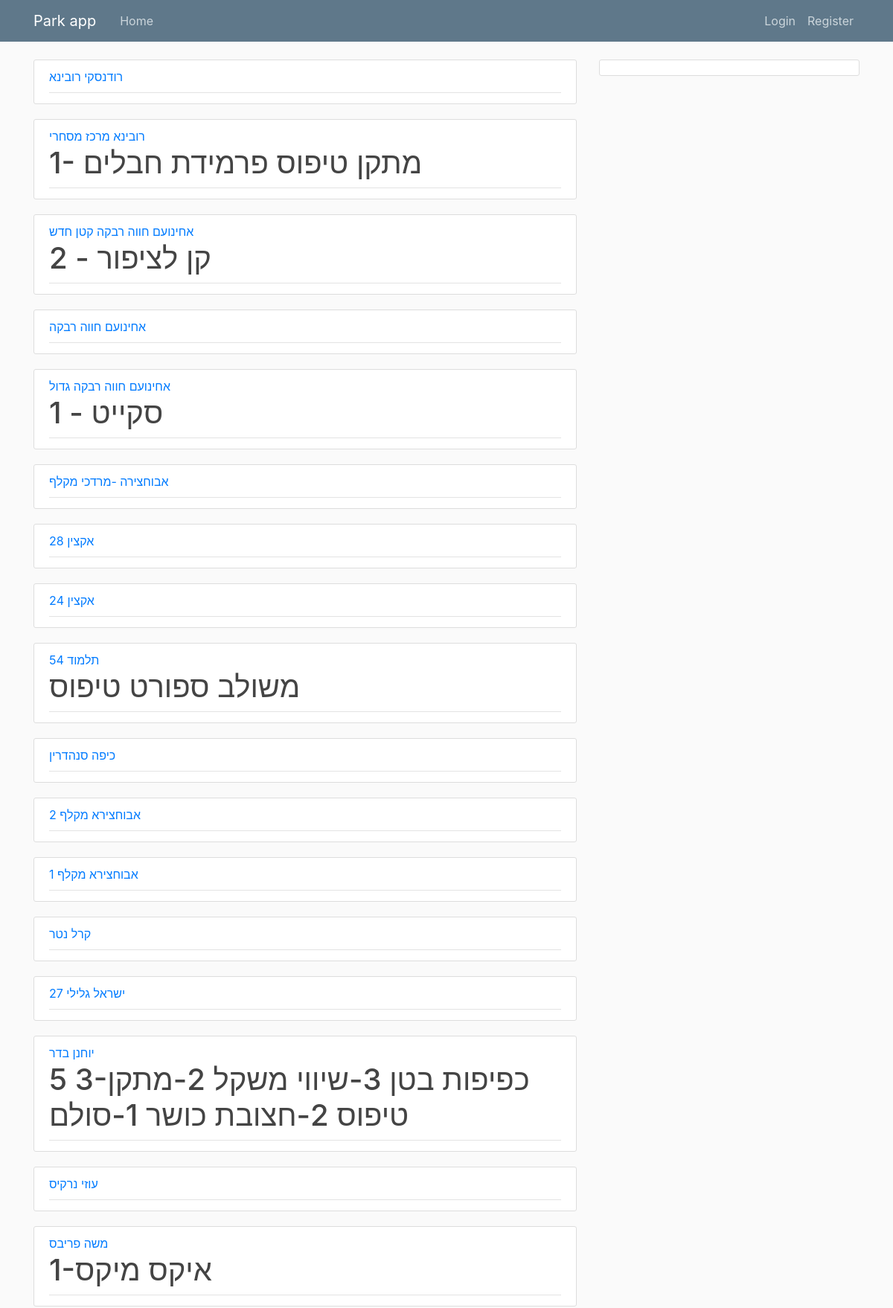
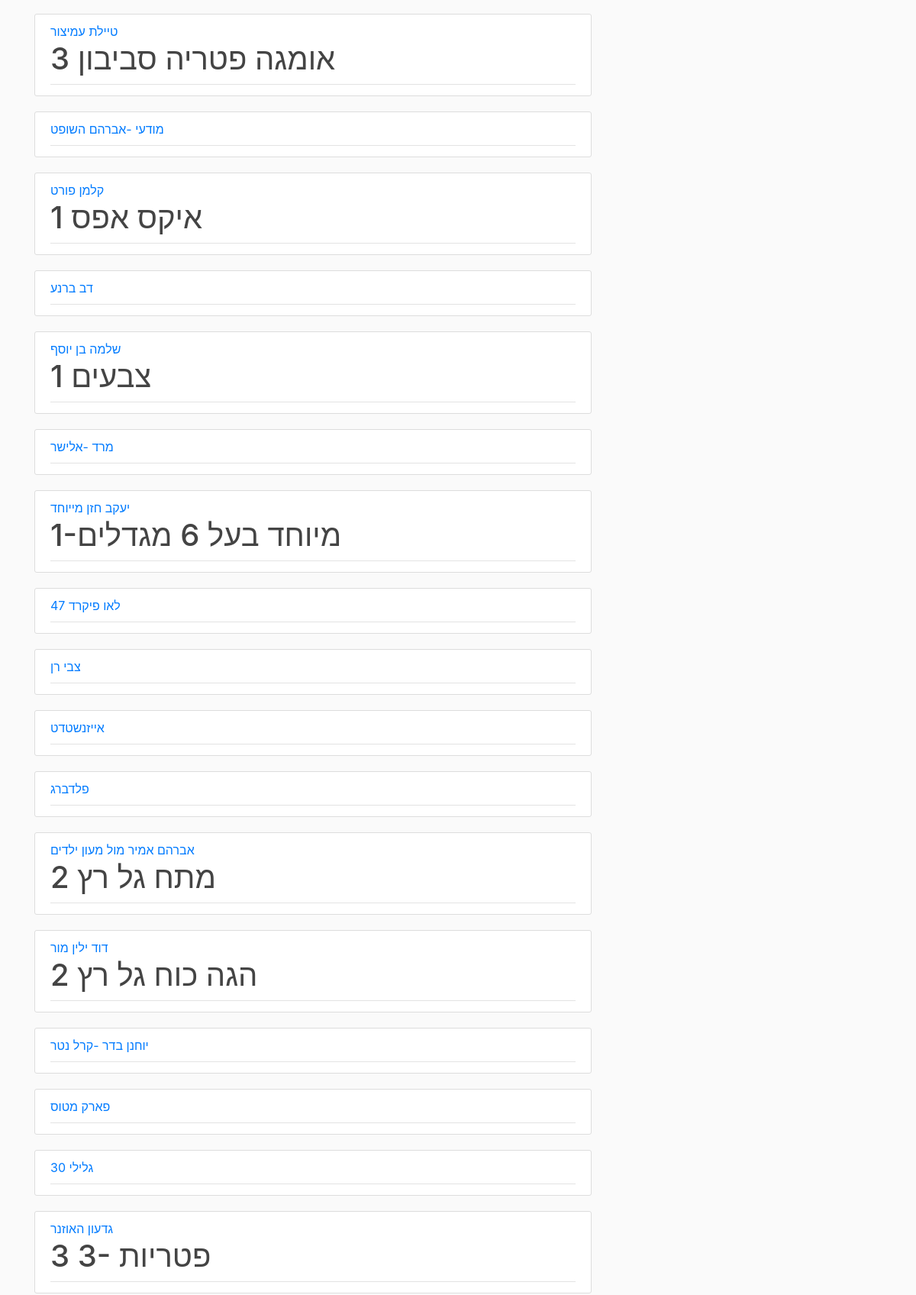
The page / (upper part) on the database its author committed (2 pictures, top to bottom).
### Parkapp/models.py (models this page shows)
class B7data(models.Model):
    Name = models.CharField(max_length=40, blank=True, null=True)
    surface = models.CharField(max_length=40, blank=True, null=True)
    shadowing = models.CharField(max_length=10, blank=True, null=True)
    combined1 = models.IntegerField(default=0)
    combined2 = models.IntegerField(default=0)
    combined3 = models.IntegerField(default=0)
    SpecialCom = models.IntegerField(default=0)
    Swing = models.IntegerField(default=0)
    slid = models.IntegerField(default=0)
    carrousel = models.IntegerField(default=0)
    spring = models.IntegerField(default=0)
    omega = models.IntegerField(default=0)
    roserose = models.IntegerField(default=0)
    other = models.CharField(max_length=40, blank=True, null=True)
    lat = models.FloatField(default=0.00)
    lon = models.FloatField(default=0.00)

### Parkapp/views.py (the view)
# urls.py: path('', views.home, name='home-url'),
def home(request):
    Center=Location(31.267509,34.789512)
    South = Location(31.225185, 34.789512)
    North = Location(31.309833, 34.789512)
    CenterWest = Location(31.267509, 34.842315)
    CenterEast = Location(31.267509,34.738301)
    SouthWest = Location(31.225185,34.842315)
    SouthEast = Location(31.225185,34.738301)
    NorthWest = Location(31.309833,34.842315)
    NorthEast = Location(31.309833,34.738301)
    NE = list()
    NW= list()
    SE = list()
    SW = list()
    for i in (B7data.objects.all()):
        if ((i.lon <= North.lon ) and (i.lon>= NorthEast.lon)) and ((i.lat <=North.lat) and (i.lat>=Center.lat)):
            NE.append(i)
        elif ((i.lon <= NorthWest.lon ) and (i.lon>= North.lon)) and ((i.lat <=North.lat) and (i.lat>=Center.lat)):
            NW.append(i)
        elif ((i.lon <= South.lon ) and (i.lon>= SouthEast.lon)) and ((i.lat <=Center.lat) and (i.lat>=South.lat)):
            SE.append(i)
        elif ((i.lon <= SouthWest.lon ) and (i.lon>= South.lon)) and ((i.lat <=Center.lat) and (i.lat>=South.lat)):
            SW.append(i)
    context={
        'parks': NE+NW+SE+SW ,
        'parks-img': Parkimg.objects.all()
    }
    return render(request,'Parkapp/home.html',context)

### Parkapp/templates/Parkapp/home.html
{% extends "Parkapp/base.html" %}
{% block content %}
        {% for i in parks %}
        <article class="media content-section">
          <div class="media-body">
            <div class="article-metadata">
              <a class="mr-2" href="#">{{i.Name}}</a>
              <h2 class="account-heading">{{ i.other }}</h2>
            </div>
          </div>
        </article>
        {% endfor %}
{% endblock %}

### Parkapp/templates/Parkapp/base.html (shortened to what this page needs)
{% load static %}
<!DOCTYPE html>
<html>
<head>
    <link rel="stylesheet" href="https://stackpath.bootstrapcdn.com/bootstrap/4.4.1/css/bootstrap.min.css">
    <link rel="stylesheet" type="text/css" href="{% static 'Parkapp/main.css' %}">
</head>
<body>
    <header class="site-header">
      <nav class="navbar navbar-expand-md navbar-dark bg-steel fixed-top">
        <div class="container">
          <a class="navbar-brand mr-4" href="/">Park app</a>
          <div class="collapse navbar-collapse" id="navbarToggle">
            <div class="navbar-nav mr-auto">
              <a class="nav-item nav-link" href="{% url 'home-url' %}">Home</a>
            </div>
            <div class="navbar-nav">
                {% if user.is_superuser %}
                <a class="nav-item nav-link" href="{%url 'admin:index' %}">Management</a>
                <a class="nav-item nav-link" href="{% url 'search' %}">Search User</a>
                <a class="nav-item nav-link" href="{% url 'profile' %}">Profile</a>
                <a class="nav-item nav-link" href="{% url 'username_change' %}">Change Username</a>
                <a class="nav-item nav-link" href="{% url 'password_change' %}">Change Password</a>
                <a class="nav-item nav-link" href="{% url 'sendmail' %}">Send Mail</a>
                <a class="nav-item nav-link" href="{% url 'logout' %}">Logout {{ user.get_username }}</a>
                {% else %}
                    <a class="nav-item nav-link" href="{% url 'login-url' %}">Login</a>
                    <a class="nav-item nav-link" href="{% url 'register' %}">Register</a>
                {% endif %}
            </div>
          </div>
        </div>
      </nav>
    </header>
    <main role="main" class="container">
      <div class="row">
        <div class="col-md-8">
          {% block content %}{% endblock %}
        </div>
        <div class="col-md-4">
          <div class="content-section">
          </div>
        </div>
      </div>
    </main>
</body>
</html>

### Parkapp/static/Parkapp/main.css (style rules this page uses)
body { background: #fafafa; color: #333333; margin-top: 5rem; }
h1, h2, h3, h4, h5, h6 { color: #444444; }
.bg-steel { background-color: #5f788a; }
.site-header .navbar-nav .nav-link { color: #cbd5db; }
.content-section { background: #ffffff; padding: 10px 20px; border: 1px solid #dddddd; border-radius: 3px; margin-bottom: 20px; }
.article-metadata { padding-bottom: 1px; margin-bottom: 4px; border-bottom: 1px solid #e3e3e3 }
.account-heading { font-size: 2.5rem; }

### rows shown on the page
B7data: Name "רודנסקי רובינא"
B7data: Name "רובינא מרכז מסחרי", other "1- מתקן טיפוס פרמידת חבלים"
B7data: Name "אחינועם חווה רבקה קטן חדש", other "2 - קן לציפור"
B7data: Name "אחינועם חווה רבקה"
B7data: Name "אחינועם חווה רבקה גדול", other "1 - סקייט"
B7data: Name "אבוחצירה -מרדכי מקלף"
B7data: Name "אקצין 28"
B7data: Name "אקצין 24"
B7data: Name "תלמוד 54", other "משולב ספורט טיפוס"
B7data: Name "כיפה סנהדרין"
B7data: Name "אבוחצירא מקלף 2"
B7data: Name "אבוחצירא מקלף 1"
B7data: Name "קרל נטר"
B7data: Name "ישראל גלילי 27"
B7data: Name "יוחנן בדר", other "5 3-כפיפות בטן 3-שיווי משקל 2-מתקן טיפוס 2-חצובת כושר 1-סולם"
B7data: Name "עוזי נרקיס"
B7data: Name "משה פריבס", other "1-איקס מיקס"
B7data: Name "טיילת עמיצור", other "3 אומגה פטריה סביבון"
B7data: Name "מודעי -אברהם השופט"
B7data: Name "קלמן פורט", other "1 איקס אפס"
B7data: Name "דב ברנע"
B7data: Name "שלמה בן יוסף", other "1 צבעים"
B7data: Name "מרד -אלישר"
B7data: Name "יעקב חזן מייוחד", other "1-מיוחד בעל 6 מגדלים"
B7data: Name "לאו פיקרד 47"
B7data: Name "צבי רן"
B7data: Name "אייזנשטדט"
B7data: Name "פלדברג"
B7data: Name "אברהם אמיר מול מעון ילדים", other "2 מתח גל רץ"
B7data: Name "דוד ילין מור", other "2 הגה כוח גל רץ"
B7data: Name "יוחנן בדר -קרל נטר"
B7data: Name "פארק מטוס"
B7data: Name "גלילי 30"
B7data: Name "גדעון האוזנר", other "3 3- פטריות"
